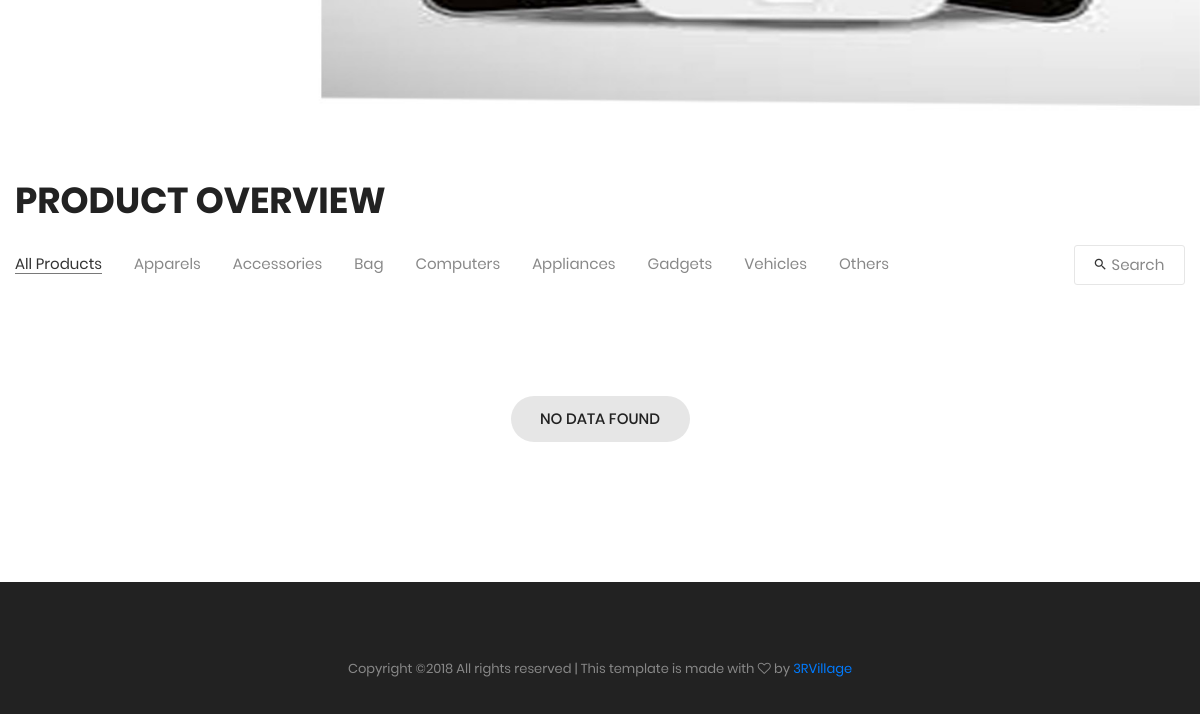
Page /index.php?display=all_products (lower part) on the earlier database version.
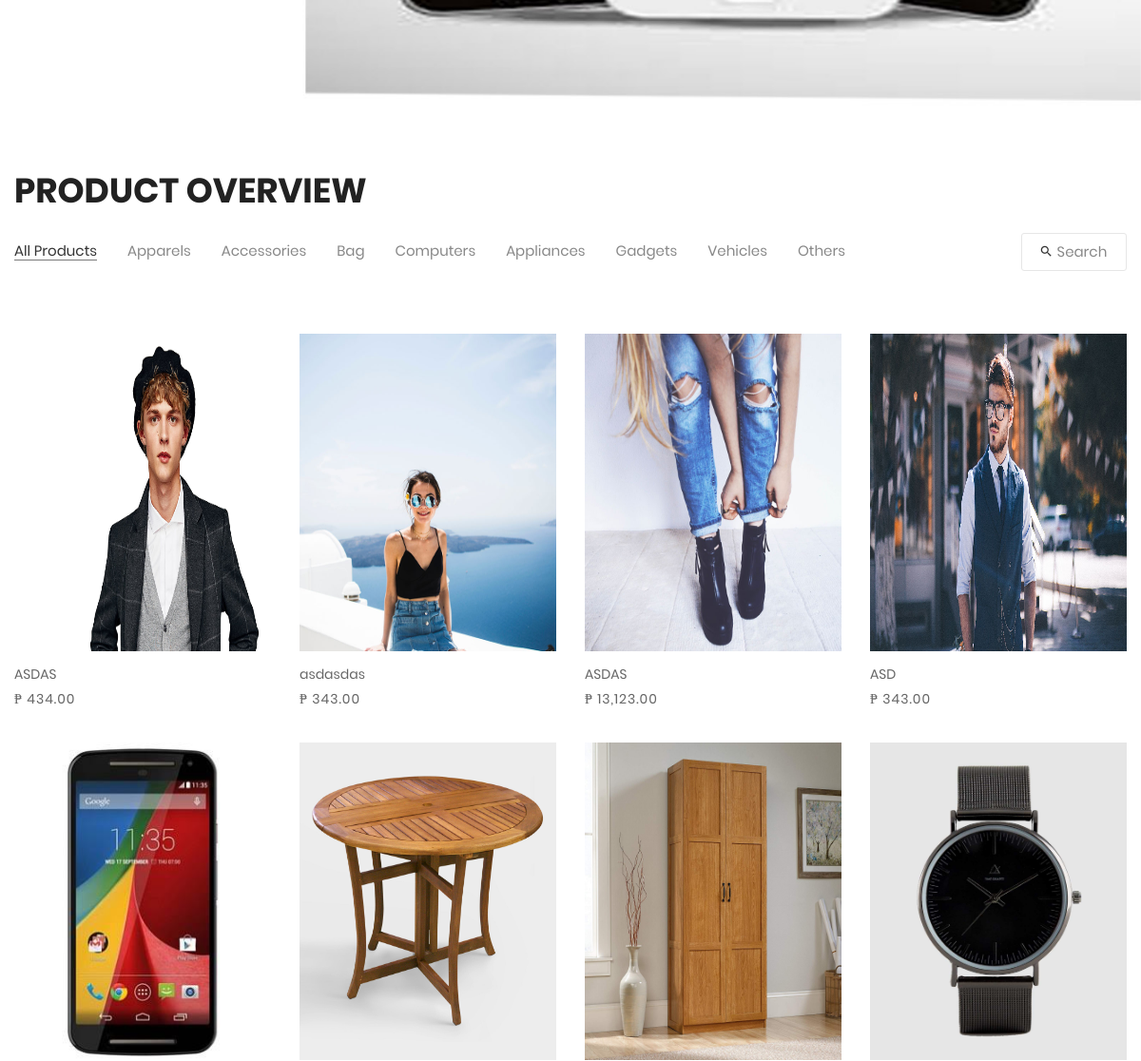
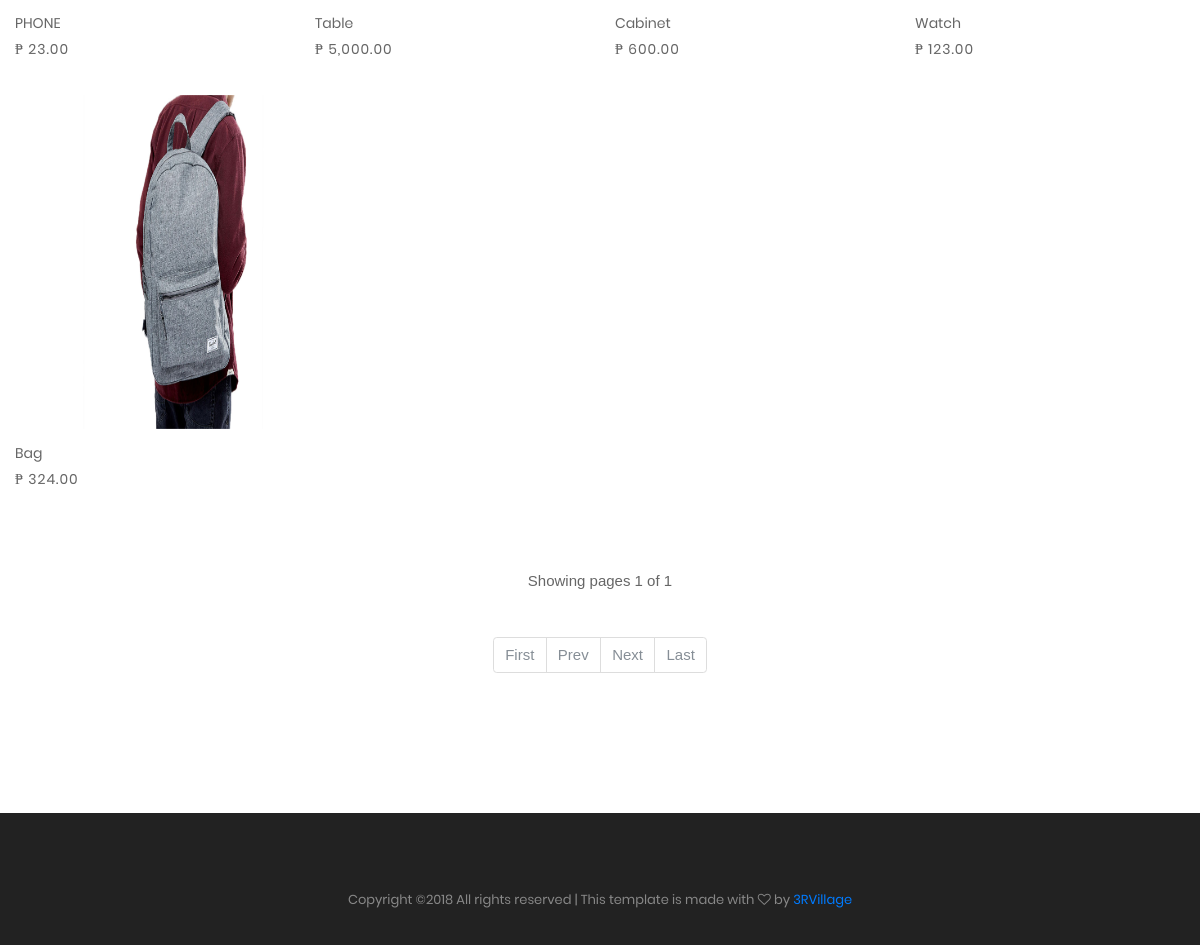
Same page on the later database version (2 pictures, top to bottom).
### tables this page shows
CREATE TABLE `itemsell` (
  `ItemSellID` int(11) NOT NULL,
  `SItemTitle` varchar(50) NOT NULL,
  `SItemCat` varchar(50) NOT NULL,
  `SItemDesc` varchar(255) NOT NULL,
  `SItemLocation` varchar(255) NOT NULL,
  `SItemPrice` decimal(10,2) NOT NULL,
  `ExpectedPrice` decimal(10,2) NOT NULL,
  `SItemStyle` varchar(255) NOT NULL,
  `SItemBrand` varchar(255) NOT NULL,
  `SItemColor` varchar(255) NOT NULL,
  `SItemImages1` varchar(255) NOT NULL,
  `SItemPosted` timestamp NOT NULL DEFAULT CURRENT_TIMESTAMP,
  `UpdatedDate` datetime DEFAULT NULL,
  `accountid` int(11) NOT NULL,
  `SItemStatus` int(11) NOT NULL DEFAULT '1'
);

### public/products.php (the view, shortened to what this page needs)
<?php
 if(!isset($_GET['page']) || $_GET['page'] <=0 || !is_numeric($_GET['page'])){
       $page = 1;
     }else{
       $page = $_GET['page'];
     }
   function paginationAll($table,$field,$field1Ans,$page,$offset,$limit,$order,$sort,$add){
       include('connection.php');
     $arrayData = [];
     $sql = mysqli_query($conn,"SELECT COUNT(*) FROM $table WHERE $field = '$field1Ans'");
     $totalPage = mysqli_fetch_array($sql)[0];
     $totalPages = ceil($totalPage/$limit);
     $offset = ($page-1) * $limit;
     $first = ($page <= 1)?"disabled":"";
     $prevLI = ($page <= 1)?"disabled":"";
     $prevLink = ($prevLI == "disabled")?"#":"?page=".($page-1)."".$add;
     $nextLI = ($page >= $totalPages)?"disabled":"";
     $nextLink = ($nextLI == "disabled")?"#":"?page=".($page+1)."".$add;
     $lastLI = ($page >= $totalPages)?"disabled":"";
     $lastLink = ($lastLI == "disabled")?"#":"?page=".$totalPages."".$add;
     $pagination = '
       <nav>
         <ul class="pagination">
           <li class="page-item '.$first.'"><a class="page-link" href="?page=1'.$add.'">First</a></li>
           <li class="page-item '.$prevLI.'"><a class="page-link" href="'.$prevLink.'">Prev</a></li>
           <li class="page-item '.$nextLI.'"><a class="page-link" href="'.$nextLink.'">Next</a></li>
           <li class="page-item '.$lastLI.'"><a class="page-link" href="'.$lastLink.'">Last</a></li>
         </ul>
       </nav>
       ';
     if(is_numeric($page)){
        $sql = mysqli_query($conn,"SELECT * FROM $table WHERE $field = '$field1Ans' ORDER BY $order $sort LIMIT $offset,$limit");
        while ($row = mysqli_fetch_assoc($sql)){
         $arrayData[] = $row;
        }
     }
     return json_encode(array("pagination"=>$pagination,"data"=>$arrayData,"showing"=>$page,"all"=>$totalPages));
   }
   if($_GET['display'] != "all_products"){
     $dataAll = json_decode(pagination("itemsell","SItemStatus",1,"SItemCat",$category,$page,1,12,"ItemSellID","DESC","&display=".$_GET['display']),true);
   }else{
      $dataAll = json_decode(paginationAll("itemsell","SItemStatus",1,$page,1,12,"ItemSellID","DESC","&display=".$_GET['display']),true);
   }
 ?>
<section class="bg0 p-t-23 p-b-140" id="products">
	<div class="container">
		<div class="p-b-10">
			<h3 class="ltext-103 cl5">
				Product Overview
			</h3>
		</div>
			<div class="flex-w flex-sb-m p-b-52">
	        <div class="flex-w flex-l-m filter-tope-group m-tb-10">
	          <a class="stext-106 cl6 hov1 bor3 trans-04 m-r-32 m-tb-5 how-active1" href="?display=all_products#products" data-filter="*">
	            All Products
	          </a>
	          <a class="stext-106 cl6 hov1 bor3 trans-04 m-r-32 m-tb-5" href="?display=apparels#products" data-filter=".apparels">
	            Apparels
	          </a>
	          <a class="stext-106 cl6 hov1 bor3 trans-04 m-r-32 m-tb-5" href="?display=accessories#products" data-filter=".accessories">
	            Accessories
	          </a>
	          <a class="stext-106 cl6 hov1 bor3 trans-04 m-r-32 m-tb-5" href="?display=bag#products" data-filter=".bag">
	            Bag
	          </a>
	          <a class="stext-106 cl6 hov1 bor3 trans-04 m-r-32 m-tb-5" href="?display=computers#products" data-filter=".computers">
	            Computers
	          </a>
	          <a class="stext-106 cl6 hov1 bor3 trans-04 m-r-32 m-tb-5" href="?display=appliances#products" data-filter=".appliances">
	            Appliances
	          </a>
	          <a class="stext-106 cl6 hov1 bor3 trans-04 m-r-32 m-tb-5" href="?display=gadgets#products" data-filter=".gadgets">
	            Gadgets
	          </a>
	          <a class="stext-106 cl6 hov1 bor3 trans-04 m-r-32 m-tb-5" href="?display=vehicles#products" data-filter=".vehicles">
	            Vehicles
	          </a>
	          <a class="stext-106 cl6 hov1 bor3 trans-04 m-r-32 m-tb-5" href="?display=others#products" data-filter=".others">
	            Others
	          </a>
	        </div>
			<div class="flex-w flex-c-m m-tb-10">
				<div class="flex-c-m stext-106 cl6 size-105 bor4 pointer hov-btn3 trans-04 m-tb-4 js-show-search">
					<i class="icon-search cl2 m-r-6 fs-15 trans-04 zmdi zmdi-search"></i>
					Search
				</div>
			</div>
		</div>
		<?php
		$builder = $dom = null;
	    foreach ($dataAll['data'] as $value) {
          $builder =
	    	'
	    	<div class="col-sm-6 col-md-4 col-lg-3 p-b-35 isotope-item '.$linkClass.'">
				<div class="block2">
					<div class="block2-pic hov-img0">
					<img src="../upload/'.$value['SItemImages1'].'" height="334" width="270"/>
						<a href="#" class="block2-btn flex-c-m stext-103 cl2 size-102 bg0 bor2 hov-btn1 p-lr-15 trans-04 js-show-modal1 prevITEM">
							Preview Item
						</a>
						<input type="hidden" name="itemsellID" value="'.$value['ItemSellID'].'">
					</div>
					<div class="block2-txt flex-w flex-t p-t-14">
						<div class="block2-txt-child1 flex-col-l ">
							<a class="stext-104 cl4 hov-cl1 trans-04 js-name-b2 p-b-6">
								'.$value['SItemTitle'].'
							</a>
							<span class="stext-105 cl3">
								₱ '.number_format($value['SItemPrice'], 2, '.', ',').'
							</span>
						</div>
					</div>
				</div>
			</div>
	    	';
	    	$dom = $dom."".$builder;
	 	}
	 	?>
	 	<div id="searchQueryRes" class="row isotope-grid">
			<?php echo $dom; ?>
		</div>
	</div>
		<div class="flex-c-m flex-w w-full p-t-45">
       <?php
               if($dataAll['all'] == 0){
                 echo '<div class="flex-c-m stext-101 cl5 size-103 bg2 bor1 ">No Data Found</div>';
               }
               else{
               echo "Showing pages ".$dataAll['showing']." of ".$dataAll['all'];
               ?>
               <div class="flex-c-m flex-w w-full p-t-45">
                 <?php
                     echo $dataAll['pagination'];
               }
            ?>
     </div>
</section>

### public/index.php (shortened to what this page needs)
<?php
	$linkClass = null;
  if(isset($_GET['display'])){
    $getData = htmlentities($_GET['display']);
      switch ($getData) {
      case 'all_products':
        $category = null;
        $linkClass = '*';
        break;
      }
  }
  ?>
<!DOCTYPE html>
<html lang="en">
<head>
	<?php include('link.php');?>
	</head>
<body class="animsition">
		<?php
		include('slider.php');
	    include('products.php');
		include('footer.php');
	?>
</body>
</html>

### public/link.php (shortened to what this page needs)
<link rel="stylesheet" type="text/css" href="../vendor/bootstrap/css/bootstrap.min.css">
<link rel="stylesheet" type="text/css" href="../fonts/font-awesome-4.7.0/css/font-awesome.min.css">
<link rel="stylesheet" type="text/css" href="../fonts/iconic/css/material-design-iconic-font.min.css">
<link rel="stylesheet" type="text/css" href="../fonts/linearicons-v1.0.0/icon-font.min.css">
<link rel="stylesheet" type="text/css" href="../vendor/animate/animate.css">
<link rel="stylesheet" type="text/css" href="../vendor/css-hamburgers/hamburgers.min.css">
<link rel="stylesheet" type="text/css" href="../vendor/animsition/css/animsition.min.css">
<link rel="stylesheet" type="text/css" href="../vendor/select2/select2.min.css">
<link rel="stylesheet" type="text/css" href="../vendor/daterangepicker/daterangepicker.css">
<link rel="stylesheet" type="text/css" href="../vendor/slick/slick.css">
<link rel="stylesheet" type="text/css" href="../vendor/MagnificPopup/magnific-popup.css">
<link rel="stylesheet" type="text/css" href="../vendor/perfect-scrollbar/perfect-scrollbar.css">
<link rel="stylesheet" type="text/css" href="../css/util.css">
<link rel="stylesheet" type="text/css" href="../css/main.css">
<link rel="stylesheet" type="text/css" href="../css/toastr.min.css">
<link rel="stylesheet" type="text/css" href="../js/toastr.min.js">

### public/slider.php (shortened to what this page needs)
<section class="section-slide">
	<div class="wrap-slick1">
		<div class="slick1">
			<div class="item-slick1" style="background-image: url(../images/try1.jpg);">
				<div class="container h-full">
					<div class="flex-col-l-m h-full p-t-100 p-b-30 respon5">
					</div>
				</div>
			</div>
		</div>
	</div>
</section>

### public/footer.php (shortened to what this page needs)
	<footer class="bg3 p-t-75 p-b-32">
				<p class="stext-107 cl6 txt-center">
Copyright &copy;<script>document.write(new Date().getFullYear());</script> All rights reserved | This template is made with <i class="fa fa-heart-o" aria-hidden="true"></i> by <a href="#">3RVillage</a>
				</p>
	</footer>

### css/main.css (style rules this page uses)
.container { max-width: 1380px; }
@media (max-width: 1600px) { .container { max-width: 1200px; } }
.slick-slide { outline: none !important; }
.wrap-slick1 { position: relative; }
.item-slick1 { height: calc(100vh - 40px); background-size: cover; background-repeat: no-repeat; background-position: center center; }
.block2-pic { position: relative; }
.block2-txt-child1 { width: calc(100% - 30px); }
.cl2 { color: #333; }
.cl3 { color: #666; }
.cl4 { color: #999; }
.cl5 { color: #222; }
.cl6 { color: #888; }
.stext-104 { font-family: Poppins-Regular; font-size: 14px; line-height: 1.466667; }
.stext-105 { font-family: Poppins-Regular; font-size: 14px; line-height: 1.466667; letter-spacing: 1px; }
.stext-106 { font-family: Poppins-Regular; font-size: 15px; line-height: 1.2; }
.stext-107 { font-family: Poppins-Regular; font-size: 13px; line-height: 1.923; }
.ltext-103 { font-family: Poppins-Bold; font-size: 36px; line-height: 1.1; text-transform: uppercase; }
.size-105 { min-width: 111px; height: 40px; }
.bg0 { background-color: #fff; }
.bg3 { background-color: #222; }
.bor3 { border-bottom: 1px solid transparent; }
.bor4 { border: 1px solid #e6e6e6; border-radius: 3px; }
.how-active1 { color: #333; border-color: #797979; }
.hov-img0 { display: block; overflow: hidden; }
.hov-img0 img { width: 100%; -webkit-transition: transform 0.9s ease; -o-transition: transform 0.9s ease; -moz-transition: transform 0.9s ease; transition: transform 0.9s ease; }
.stext-101 { font-family: Poppins-Medium; font-size: 15px; line-height: 1.466667; text-transform: uppercase; }
.size-103 { min-width: 179px; height: 46px; }
.bg2 { background-color: #e6e6e6; }
.bor1 { border-radius: 23px; }

Differences in the rows shown:
added itemsell: SItemImages1 (picture), SItemTitle "ASDAS", SItemPrice "434.00"
added itemsell: SItemImages1 (picture), SItemTitle "asdasdas", SItemPrice "343.00"
added itemsell: SItemImages1 (picture), SItemTitle "ASDAS", SItemPrice "13,123.00"
added itemsell: SItemImages1 (picture), SItemTitle "ASD", SItemPrice "343.00"
added itemsell: SItemImages1 (picture), SItemTitle "PHONE", SItemPrice "23.00"
added itemsell: SItemImages1 (picture), SItemTitle "Table", SItemPrice "5,000.00"
added itemsell: SItemImages1 (picture), SItemTitle "Cabinet", SItemPrice "600.00"
added itemsell: SItemImages1 (picture), SItemTitle "Watch", SItemPrice "123.00"
added itemsell: SItemImages1 (picture), SItemTitle "Bag", SItemPrice "324.00"
Other differences:
$dataAll['showing']: (not shown) → "1"
$dataAll['all']: (not shown) → "1"
text no longer shown: "NO DATA FOUND"
text now shown: "₱ ₱ ₱ ₱ ₱ ₱ ₱ ₱ ₱ Showing pages of First Prev Next Last"
